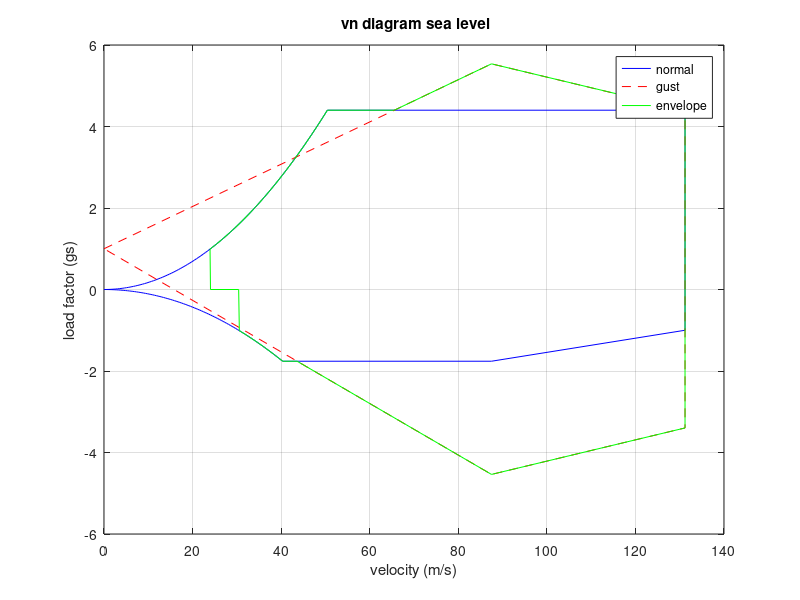
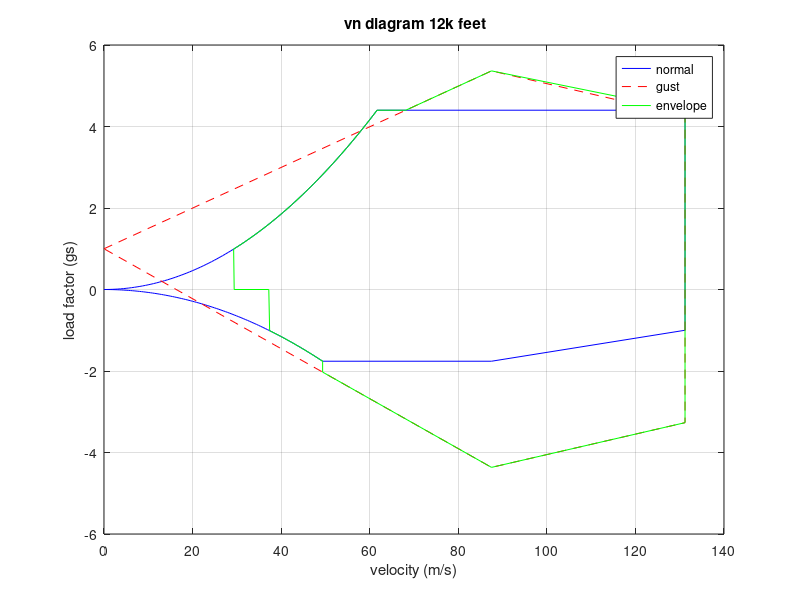

Here is the MATLAB script that generated these plots, in order:
CL_pmax_12k =  1.5969;
CL_nmax_12k = -0.9965;
CL_pmax_sea = 1.6588;
CL_nmax_sea = -1.0372;

 rho_sea = 1.2251;  % [kg/m^3]
 rho_12k = 0.8514;  % [kg/m^3]
 b = 37*3.0480e-01;       %[m]
 w = (2000/2.2)*9.81;   %[N]
 c = 4.41667*3.0480e-01;  %[m]
 s = b*c;
 
Vsp_sea = sqrt(2*w/(rho_sea*CL_pmax_sea*s));
Vsn_sea = sqrt(-2*w/(rho_sea*CL_nmax_sea*s));
Vsp_12k = sqrt(2*w/(rho_12k*CL_pmax_12k*s));
Vsn_12k = sqrt(-2*w/(rho_12k*CL_nmax_12k*s));

% no gust points
vn_points =[50.4361, 4.4;...
            131.2, 4.4;...
            131.2, -1;...
            87.5, -1.76;...
            40.3401, -1.76;...
            61.6608, 4.4;...
            131.2, 4.4;...
            131.2, -1;...
            87.5, -1.76;...
            49.3673, -1.76];
        
% flight envelope points
vn_envelope = [65.5623, 4.4;...
                87.5000, 5.5378;...
                131.2, 4.4;...
                131.2000,-3.3974;...
                87.5000, -4.5378;...
                43.6094, -1.76;...
                68.1568, 4.4;...
                87.5000,5.3649;...% to do
                131.2, 4.4;... % to do
                131.2000, -3.2679;...% to do
                87.5000, -4.3649;...% to do
                49.3673, -2.0269];
 vn_envelope = transpose(vn_envelope);
% gust points            
vn_gust =      [ 0    1.0000;...
               87.5000    5.5378;...
              131.2000    4.3974;...
              131.2000   -3.3974;...
               87.5000   -4.5378;...
                     0    1.0000;...
                     0    1.0000;...
               87.5000    5.3649;...
              131.2000    4.2679;...
              131.2000   -3.2679;...
               87.5000   -4.3649;...
                     0    1.0000]; 
                 
                 
 V_1sea = linspace(0,vn_points(1,1),100);
 V_112k = linspace(0,vn_points(6,1),100);
 V_6sea = linspace(vn_points(5,1),0,100);
 V_612k = linspace(vn_points(10,1),0,100);
 % find indicies of stall angle
 i1sea = find(abs(V_1sea - Vsp_sea)<.4);
 i6sea = find(abs(V_6sea - Vsn_sea)<.4);
 i112k = find(abs(V_112k - Vsp_12k)<.4);
 i612k = find(abs(V_612k - Vsn_12k)<.4);
 
 n1_sea = (0.5*rho_sea.*V_1sea.^2)*s*CL_pmax_sea/(w);
 n6_sea = (0.5*rho_sea.*V_6sea.^2)*s*CL_nmax_sea/w;
 n_points_sea = [n1_sea, vn_points(2,2), vn_points(3,2), vn_points(4,2), vn_points(5,2), n6_sea];
 v_points_sea = [V_1sea, vn_points(2,1), vn_points(3,1), vn_points(4,1), vn_points(5,1), V_6sea];

 
 
 n1_12k = (0.5*rho_12k.*V_112k.^2)*s*CL_pmax_12k/w;
 n6_12k = (0.5*rho_12k.*V_612k.^2)*s*CL_nmax_12k/w;
 n_points_12k = [n1_12k, vn_points(7,2), vn_points(8,2), vn_points(9,2), vn_points(10,2), n6_12k];
 v_points_12k = [V_112k, vn_points(7,1), vn_points(8,1), vn_points(9,1), vn_points(10,1), V_612k];
 
 % gust plots
 
 ng1_sea = [0 n1_sea(i1sea:length(n1_sea)) vn_envelope(2,1:6) n6_sea(1:i6sea) 0 0];
 vg1_sea = [Vsp_sea V_1sea(i1sea:length(V_1sea)) vn_envelope(1,1:6) V_6sea(1:i6sea) Vsn_sea Vsp_sea];
 
 ng1_12k = [0 n1_12k(i112k:length(n1_12k)) vn_envelope(2,7:12) n6_12k(1:i612k) 0 0];
 vg1_12k = [Vsp_12k V_112k(i1sea:length(V_1sea)) vn_envelope(1,7:12) V_612k(1:i6sea) Vsn_12k Vsp_12k];
 
 plot(v_points_sea, n_points_sea,'b')
 hold on
 plot(vn_gust(1:6,1),vn_gust(1:6,2),'r--')
 hold on
 plot(vg1_sea,ng1_sea,'g')
 grid on
 xlabel('velocity (m/s)')
 ylabel('load factor (gs)')
 title(' vn diagram sea level')
 legend('normal','gust','envelope')
 
 figure (2)
 plot(v_points_12k, n_points_12k,'b')
 hold on
 plot(vn_gust(7:12,1),vn_gust(7:12,2),'r--')
 hold on
 plot(vg1_12k,ng1_12k,'g')
 grid on
 xlabel('velocity (m/s)')
 ylabel('load factor (gs)')
 title(' vn diagram 12k feet')
 legend('normal','gust','envelope')          